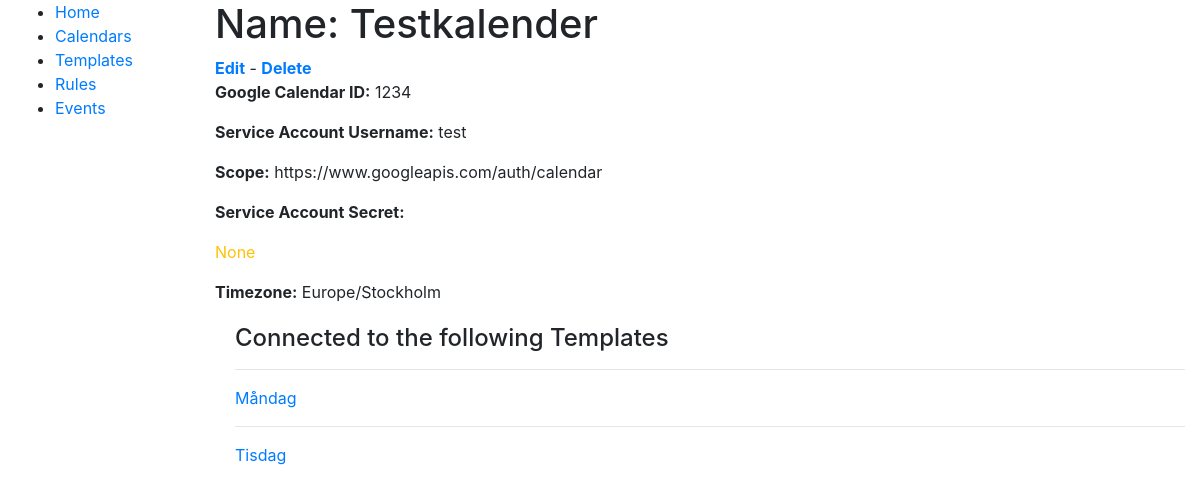
Page /scheduler/calendar/43aba253-812e-451b-aea5-1c71a67575f5 on the earlier database version.
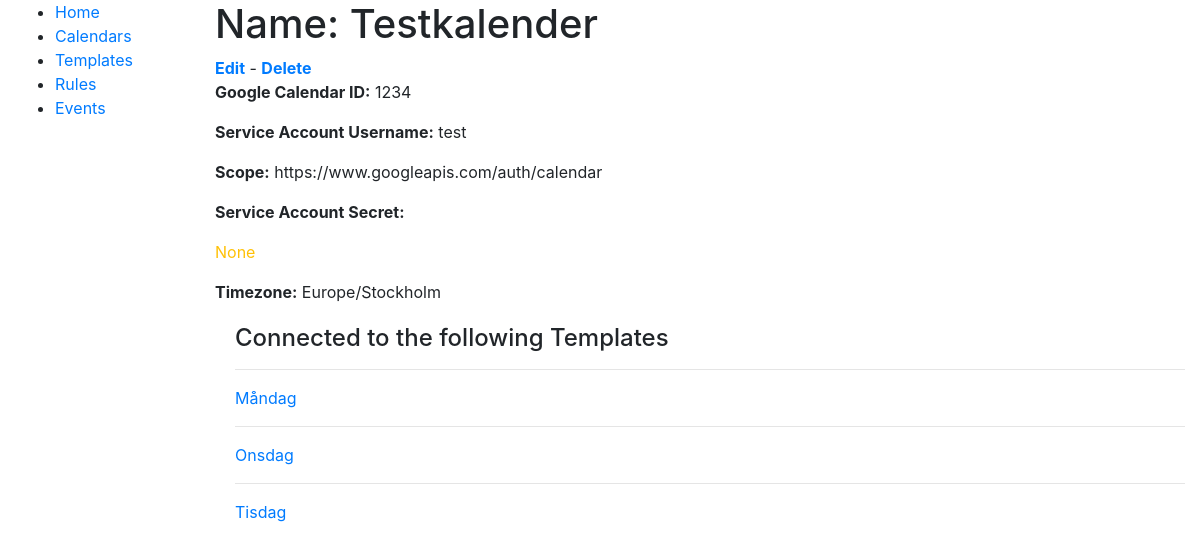
Same page on the later database version.
### scheduler/models.py (models this page shows, shortened)
class EventTemplate(models.Model):
    name = models.CharField(max_length=50, help_text="Enter a human-friendly name for this template")
    title = models.CharField(max_length=100, help_text="Enter title to be used for booking")
    header = models.CharField(max_length=200, help_text="Enter a, optional, header for the event to be inserted after the hosts name into the descriptionfield in the calendar event.", null=True, blank=True)
    body = models.TextField(max_length=1000, help_text="Enter a larger body of text to be inserted after the header in the description field in the calendar event", null=True, blank=True)
    calendar = models.ForeignKey('SchedulingCalendar', on_delete=models.SET_NULL, null=True, help_text="Select the calendar to sync events to.")
    synchronize = models.BooleanField(default=True, help_text="If active, scheduled events will be synced to Google calendar upon creation.")
    class Meta:
        ordering = ["name"]

### scheduler/views.py (the view)
# urls.py: path('calendar/<uuid:pk>', views.SchedulingCalendarDetailView.as_view(), name='calendar-detail'),
class SchedulingCalendarDetailView(generic.DetailView):
    model = SchedulingCalendar

### scheduler/templates/scheduler/schedulingcalendar_detail.html
{% extends "base_generic.html" %}
{% block content %}
  <h1>Name: {{ schedulingcalendar.name }}</h1>
  <strong class="text-success"><a href="{% url 'calendar-update' pk=schedulingcalendar.pk %}">Edit</a></strong> - <strong class="text-warning"><a href="{% url 'calendar-delete' pk=schedulingcalendar.pk %}">Delete</a></strong>
  <p><strong>Google Calendar ID:</strong> {{ schedulingcalendar.google_calendar_id }}</p>
  <p><strong>Service Account Username:</strong> {{ schedulingcalendar.service_account_username }}</p>
  <p><strong>Scope:</strong> {{ schedulingcalendar.scope }}</p>
  <p><strong>Service Account Secret:</strong> {% if schedulingcalendar.service_account %}<p class="text-success">Uploaded{% else %}<p class="text-warning">None{% endif %}</p></p>
  <p><strong>Timezone:</strong> {{ schedulingcalendar.timezone }}</p>
  <div style="margin-left:20px;margin-top:20px">
    <h4>Connected to the following Templates</h4>
      {% for template in schedulingcalendar.eventtemplate_set.all %}
        <hr>
        <p><a href="{% url 'template-detail' pk=template.pk %}">{{ template.name }}</a></p>
      {% endfor %}
  </div>
{% endblock %}

Differences in the rows shown:
added EventTemplate: name "Onsdag"
